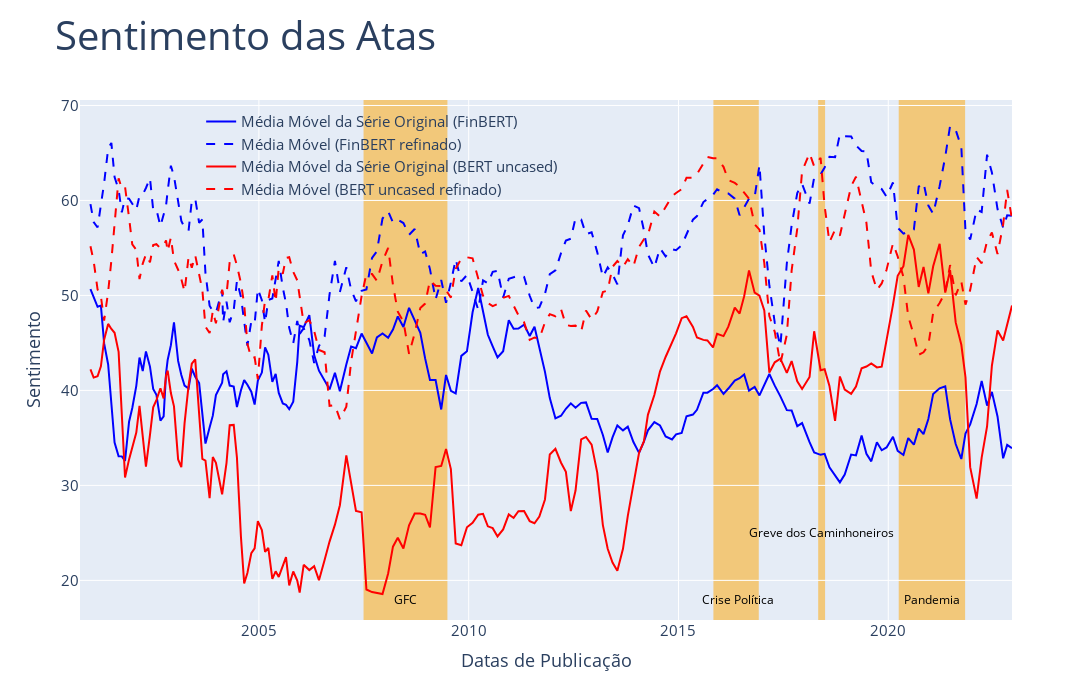

Notebook source saved alongside this figure:
### Markdown cell above
# Fig 2

### Code cell
fig = go.Figure(layout = go.Layout(width=1400, height=700))
fig.add_trace(go.Scatter(x = list(df_finbert_s.index), y= flatten(np.ndarray.tolist(df_finbert_s.values)),
                         name="Média Móvel da Série Original (FinBERT)", line = dict(color = 'blue')))
fig.add_trace(go.Scatter(x = list(df_f2_s.index), y= flatten(np.ndarray.tolist(df_f2_s.values)),
                         name="Média Móvel (FinBERT refinado)", line = dict(color = 'blue', dash = 'dash')))
fig.add_trace(go.Scatter(x = list(df_uncased_s.index), y= flatten(np.ndarray.tolist(df_uncased_s.values)),
                         name="Média Móvel da Série Original (BERT uncased)", line = dict(color = 'red')))
fig.add_trace(go.Scatter(x = list(df_u1_s.index), y= flatten(np.ndarray.tolist(df_u1_s.values)),
                         name="Média Móvel (BERT uncased refinado)", line = dict(color = 'red', dash = 'dash')))

fig.update_layout(
    title=dict(text = "Sentimento das Atas", font=dict(size=40)),
    xaxis_title="Datas de Publicação",
    yaxis_title="Sentimento",
    legend_title="",
        legend=dict(
        yanchor="top",
        y=0.99,
        xanchor="left",
        x=0.13,
        bgcolor = "rgba(0,0,0,0)"
        ),
    font = dict(size = 15)
    )

periods = [
    dict(start='2007-07-01', end='2009-06-30', mid_x = '2008-07-01', mid_y = 18, name = 'GFC' ,color='orange'),  
    dict(start='2015-11-01', end='2016-11-30', mid_x = '2016-05-30', mid_y = 18,name = 'Crise Política', color='orange'),
    dict(start='2018-05-01', end='2018-06-30', mid_x = '2018-05-31', mid_y = 25,name = 'Greve dos Caminhoneiros', color='orange'),
    dict(start='2020-04-01', end='2021-10-31', mid_x = '2021-01-15', mid_y = 18,name = 'Pandemia', color='orange'),  
]

# Add the rectangles to the layout
for period in periods:
    fig.add_shape(
        type="rect",
        xref="x",
        yref="paper",
        x0=period['start'],
        y0=0,
        x1=period['end'],
        y1=1,
        fillcolor=period['color'],
        opacity=0.5,
        layer="below",
        line_width=0,
    )
        # Add the annotation for the period name
    fig.add_annotation(
        x=period['mid_x'],
        y=period['mid_y'],
        text=period['name'],
        showarrow=False,
        font=dict(size=12, color='black'),
    )
fig.show()

### Figure 1 — Plotly figure (JSON) as saved in the notebook; plotly's stock layout.template omitted (floating-point values rounded to 4 significant figures; data arrays with more than 128 entries replaced by an {"elided": "..."} marker saying what was removed)
{"data": [{"line": {"color": "blue"}, "name": "Média Móvel da Série Original (FinBERT)", "type": "scatter", "x": {"elided": "201 str values"}, "y": {"elided": "201 float values"}}, {"line": {"color": "blue", "dash": "dash"}, "name": "Média Móvel (FinBERT refinado)", "type": "scatter", "x": {"elided": "201 str values"}, "y": {"elided": "201 float values"}}, {"line": {"color": "red"}, "name": "Média Móvel da Série Original (BERT uncased)", "type": "scatter", "x": {"elided": "201 str values"}, "y": {"elided": "201 float values"}}, {"line": {"color": "red", "dash": "dash"}, "name": "Média Móvel (BERT uncased refinado)", "type": "scatter", "x": {"elided": "201 str values"}, "y": {"elided": "201 float values"}}], "layout": {"annotations": [{"font": {"color": "black", "size": 12}, "showarrow": false, "text": "GFC", "x": "2008-07-01", "y": 18}, {"font": {"color": "black", "size": 12}, "showarrow": false, "text": "Crise Política", "x": "2016-05-30", "y": 18}, {"font": {"color": "black", "size": 12}, "showarrow": false, "text": "Greve dos Caminhoneiros", "x": "2018-05-31", "y": 25}, {"font": {"color": "black", "size": 12}, "showarrow": false, "text": "Pandemia", "x": "2021-01-15", "y": 18}], "font": {"size": 15}, "height": 700, "legend": {"bgcolor": "rgba(0,0,0,0)", "title": {"text": ""}, "x": 0.13, "xanchor": "left", "y": 0.99, "yanchor": "top"}, "shapes": [{"fillcolor": "orange", "layer": "below", "line": {"width": 0}, "opacity": 0.5, "type": "rect", "x0": "2007-07-01", "x1": "2009-06-30", "xref": "x", "y0": 0, "y1": 1, "yref": "paper"}, {"fillcolor": "orange", "layer": "below", "line": {"width": 0}, "opacity": 0.5, "type": "rect", "x0": "2015-11-01", "x1": "2016-11-30", "xref": "x", "y0": 0, "y1": 1, "yref": "paper"}, {"fillcolor": "orange", "layer": "below", "line": {"width": 0}, "opacity": 0.5, "type": "rect", "x0": "2018-05-01", "x1": "2018-06-30", "xref": "x", "y0": 0, "y1": 1, "yref": "paper"}, {"fillcolor": "orange", "layer": "below", "line": {"width": 0}, "opacity": 0.5, "type": "rect", "x0": "2020-04-01", "x1": "2021-10-31", "xref": "x", "y0": 0, "y1": 1, "yref": "paper"}], "title": {"font": {"size": 40}, "text": "Sentimento das Atas"}, "width": 1400, "xaxis": {"title": {"text": "Datas de Publicação"}}, "yaxis": {"title": {"text": "Sentimento"}}}}
